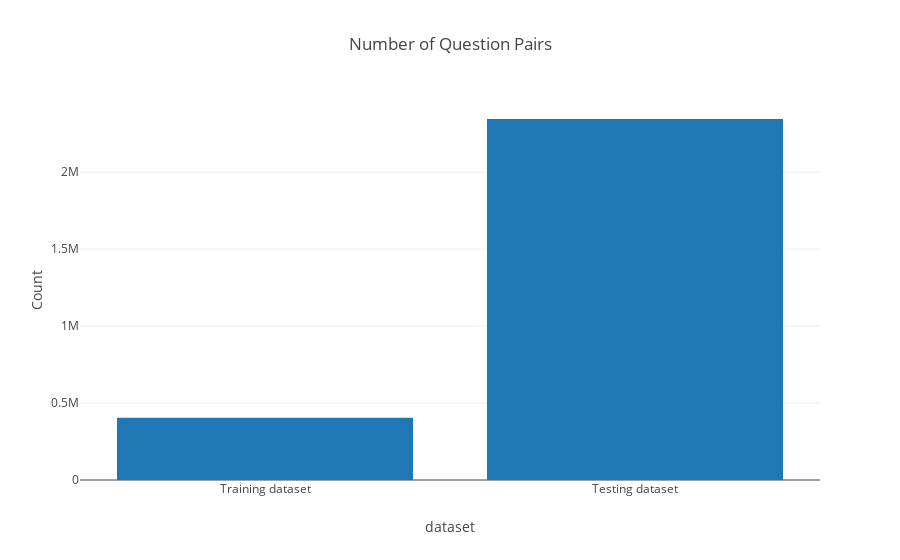
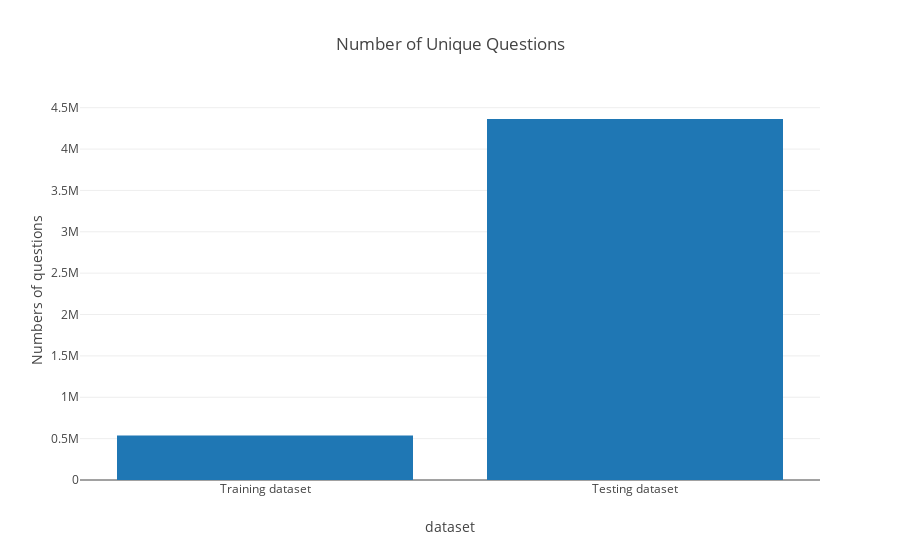
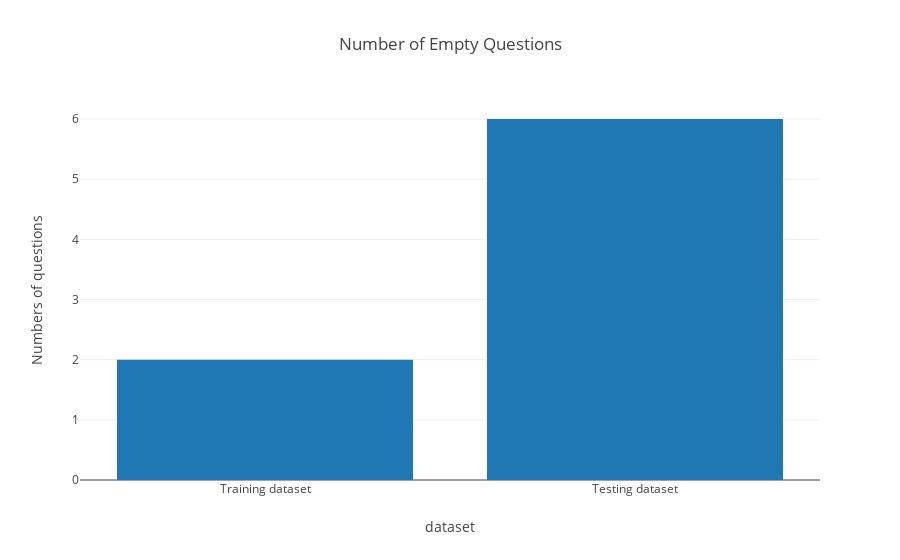

The notebook cell saved with these charts, in order:
### Code cell
df_pivot.columns
df_pivot.columns = ['1','2']

data = go.Bar(x=['Training dataset','Testing dataset'], 
              y=[sum(df_pivot['1'])/2, sum(df_pivot['2'])/2],
#                text = ["{}".format(i) for i in question_cnt.index ],
              hoverinfo='y+text+name',
               name='Counts')
layout = go.Layout(
    title='Number of Question Pairs',
    xaxis=dict(
        title='dataset'
    ),
    yaxis=dict(
        title='Count'
    )
)
iplot(go.Figure(data=[data], layout=layout))


###################
data = go.Bar(x=['Training dataset','Testing dataset'], 
              y=[np.array(np.nonzero(df_pivot['1'])).shape[1], 
                np.array(np.nonzero(df_pivot['2'])).shape[1]], 
               name='Counts')
layout = go.Layout(
    title='Number of Unique Questions',
    xaxis=dict(
        title='dataset'
    ),
    yaxis=dict(
        title='Numbers of questions'
    )
)
iplot(go.Figure(data=[data], layout=layout))

#########################################
data = go.Bar(x=['Training dataset','Testing dataset'], 
              y=[df_pivot.loc['','1'], 
                df_pivot.loc['','2']], 
               name='Counts')
layout = go.Layout(
    title='Number of Empty Questions',
    xaxis=dict(
        title='dataset'
    ),
    yaxis=dict(
        title='Numbers of questions'
    )
)
iplot(go.Figure(data=[data], layout=layout))

### Figure 1 — Plotly figure (JSON) as saved in the notebook; plotly's stock layout.template omitted (floating-point values rounded to 4 significant figures)
{"data": [{"hoverinfo": "y+text+name", "name": "Counts", "type": "bar", "x": ["Training dataset", "Testing dataset"], "y": [404290, 2345796]}], "layout": {"title": "Number of Question Pairs", "xaxis": {"title": "dataset"}, "yaxis": {"title": "Count"}}}

### Figure 2 — Plotly figure (JSON) as saved in the notebook; plotly's stock layout.template omitted (floating-point values rounded to 4 significant figures)
{"data": [{"name": "Counts", "type": "bar", "x": ["Training dataset", "Testing dataset"], "y": [537346, 4363464]}], "layout": {"title": "Number of Unique Questions", "xaxis": {"title": "dataset"}, "yaxis": {"title": "Numbers of questions"}}}

### Figure 3 — Plotly figure (JSON) as saved in the notebook; plotly's stock layout.template omitted (floating-point values rounded to 4 significant figures)
{"data": [{"name": "Counts", "type": "bar", "x": ["Training dataset", "Testing dataset"], "y": [2, 6]}], "layout": {"title": "Number of Empty Questions", "xaxis": {"title": "dataset"}, "yaxis": {"title": "Numbers of questions"}}}
